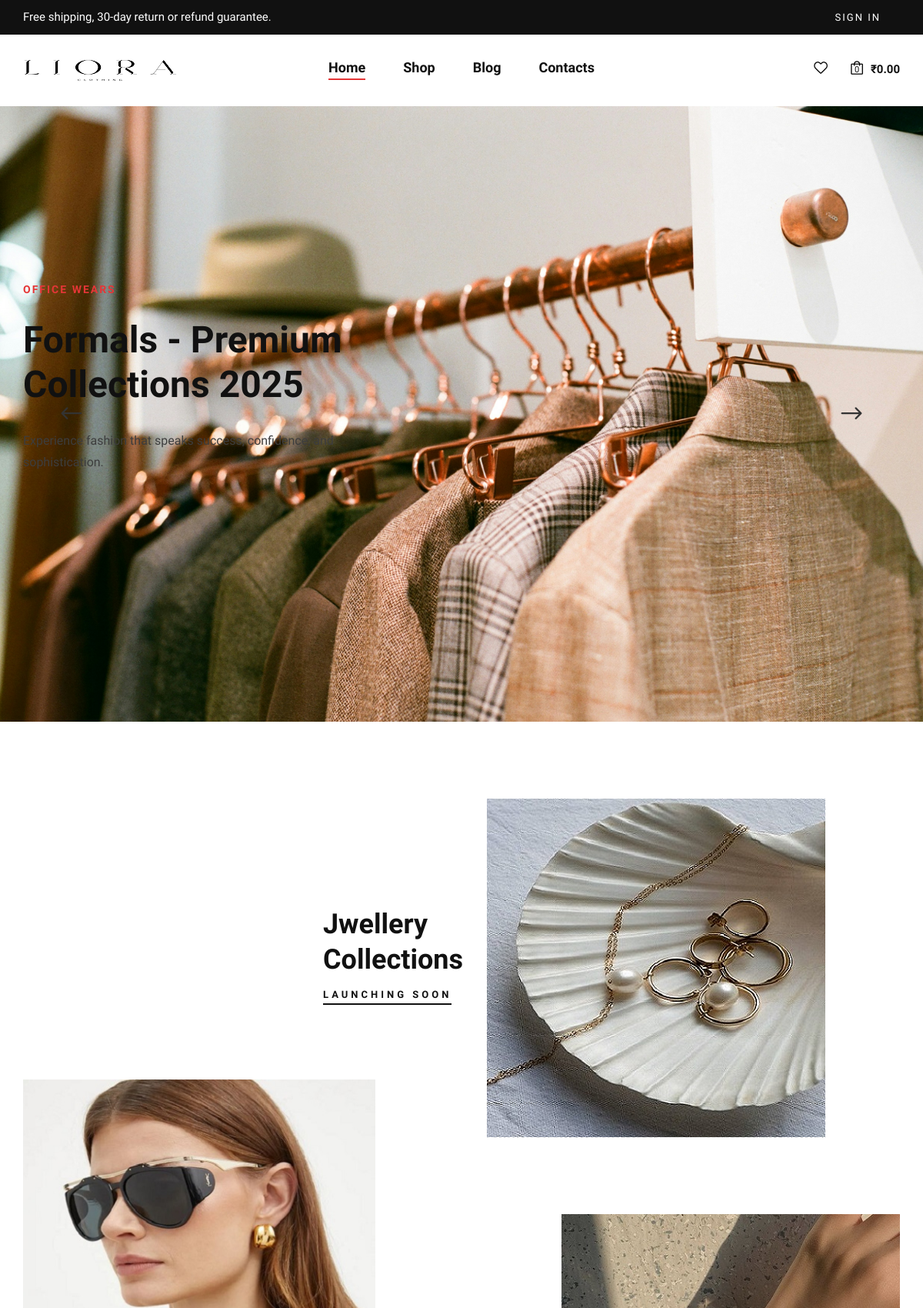
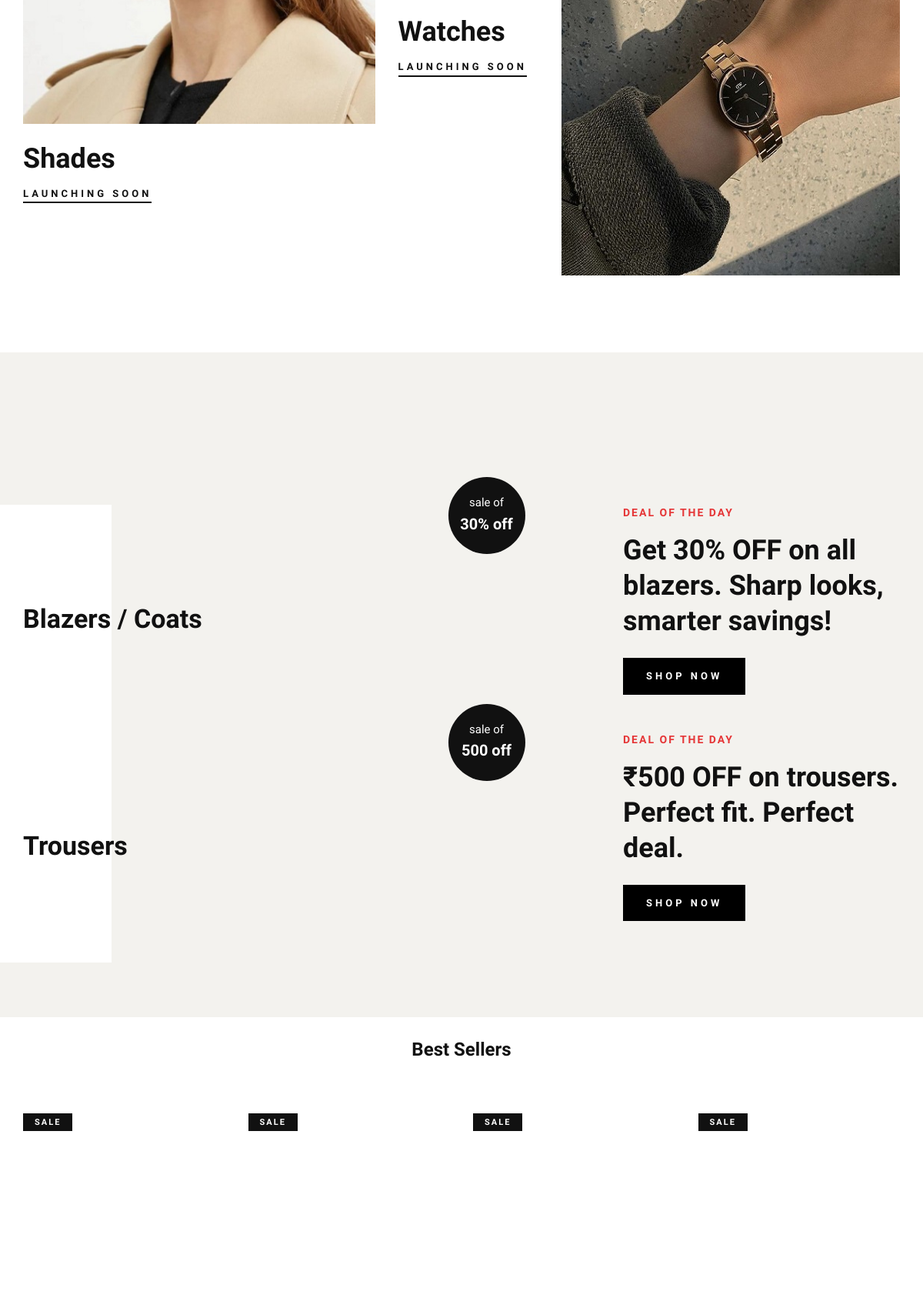
The page / (upper part) on the database its author committed (2 pictures, top to bottom).
### admin_panel/models.py (models this page shows, shortened)
class Banner(models.Model):
    caption = models.CharField(max_length=100)
    title = models.CharField(max_length=150)
    description = models.TextField()
    image = models.ImageField(upload_to='banner_images/')
    is_active = models.BooleanField(default=True)

### products/models.py (models this page shows, shortened)
class Offer(models.Model):
    name = models.CharField(max_length=100)
    description = models.TextField(blank=True, null=True)
    image = models.ImageField(upload_to='offer_images',blank=False, null=False)
    discount_type = models.CharField(
        max_length=10,
        choices=[("flat","Flat"),("percent","Percentage")],
        default="flat"
    )
    discount_value = models.DecimalField(max_digits=10, decimal_places=2)
    min_order_value = models.DecimalField(max_digits=10, decimal_places=2, default=0)
    category = models.ForeignKey(Categories, on_delete=models.CASCADE, null=False, blank=False)
    active = models.BooleanField(default=True)

class Categories(models.Model):
    name = models.CharField( max_length=50,unique=True)
    slug = models.SlugField(unique=True,blank=True)
    image = models.ImageField(upload_to='category_images/')

class Product(models.Model):
    category = models.ForeignKey(Categories, on_delete=models.CASCADE)
    name = models.CharField(max_length=150,unique=True)
    slug = models.SlugField(unique=True,blank=True)
    description = models.TextField()
    price = models.DecimalField(max_digits=10, decimal_places=2)
    created_at = models.DateTimeField(auto_now_add=True)

### products/views.py (the view)
# urls.py: path('',views.index,name='index'),
def index(request):
    banners = Banner.objects.filter(is_active=True)
    offers = Offer.objects.filter(active=True)
    all_products = list(Product.objects.all())
    best_sellers = random.sample(all_products, min(len(all_products), 4))
    context = {
        'banners' : banners,
        'offers' : offers,
        'best_sellers': best_sellers,
    }
    return render(request,'index.html',context)

### accounts/context_processors.py (called while the page is built, shortened)
def cart_context(request):
    cart_count = 0
    cart_total = 0
    return {
        'cart_count' : cart_count,
        'cart_total' : cart_total
    }

### products/templatetags/nav_tags.py (called while the page is built)
@register.simple_tag(takes_context=True)
def active_class(context, url_name):
    from django.urls import resolve
    try:
        return "active" if resolve(context['request'].path_info).url_name == url_name else ""
    except:
        return ""

### templates/index.html (shortened to what this page needs)
{% extends "base.html" %}
    {% load static %}
    {% block content %}
    <section class="hero">
        <div class="hero__slider owl-carousel">
            {% for item in banners %}
            <div class="hero__items set-bg" data-setbg="{{item.image.url}}">
                <div class="container">
                    <div class="row">
                        <div class="col-xl-5 col-lg-7 col-md-8">
                            <div class="hero__text">
                                <h6>{{item.caption}}</h6>
                                <h2>{{item.title}}</h2>
                                <p>{{item.description}}</p>
                            </div>
                        </div>
                    </div>
                </div>
            </div>
            {% endfor %}
        </div>
    </section>
    <section class="banner spad">
        <div class="container">
            <div class="row">
                <div class="col-lg-7 offset-lg-4">
                    <div class="banner__item">
                        <div class="banner__item__pic">
                            <img src="{% static 'img/banner/banner-1.jpg' %}" alt="">
                        </div>
                        <div class="banner__item__text">
                            <h2>Jwellery Collections</h2>
                            <a>Launching soon</a>
                        </div>
                    </div>
                </div>
                <div class="col-lg-5">
                    <div class="banner__item banner__item--middle">
                        <div class="banner__item__pic">
                            <img src="{% static 'img/banner/banner-2.jpg' %}" alt="">
                        </div>
                        <div class="banner__item__text">
                            <h2>Shades</h2>
                            <a>Launching soon</a>
                        </div>
                    </div>
                </div>
                <div class="col-lg-7">
                    <div class="banner__item banner__item--last">
                        <div class="banner__item__pic">
                            <img src="{% static 'img/banner/banner-3.jpg' %}" alt="">
                        </div>
                        <div class="banner__item__text">
                            <h2>Watches</h2>
                            <a>Launching soon</a>
                        </div>
                    </div>
                </div>
            </div>
        </div>
    </section>
    <section class="categories spad">
        <div class="container">
            {% for item in offers%}
            <div class="row mt-5">
                <div class="col-lg-3">
                    <div class="categories__text">
                        <h2> <br /> <span>{{item.category.name}}</span> <br /> </h2>
                    </div>
                </div>
                <div class="col-lg-4">
                    <div class="categories__hot__deal">
                        <div class="hot__deal__sticker">
                            <span>sale of</span>
                            <h5>{{item.name}}</h5>
                        </div>
                    </div>
                </div>
                <div class="col-lg-4 offset-lg-1">
                    <div class="categories__deal__countdown">
                        <span>Deal Of The Day</span>
                        <h2>{{item.description}}</h2>
                        <a href="#" class="primary-btn">Shop now</a>
                    </div>
                </div>
            </div>
            {% endfor %}
        </div>
    </section>
    <br>
    <section class="product spad">
        <div class="container">
            <div class="row">
                <div class="col-lg-12">
                    <ul class="filter__controls">
                        <li class="active" data-filter="*">Best Sellers</li>
                    </ul>
                </div>
            </div>
            <div class="row product__filter">
                {% for product in best_sellers %}
                {% with inventory=product.inventories.first %}
                <div class="col-lg-3 col-md-6 col-sm-6 col-md-6 col-sm-6 mix ">
                    <div class="product__item sale">
                        <div class="product__item__pic set-bg" data-setbg="{{inventory.image.url}}">
                            <span class="label">Sale</span>
                        </div>
                        <div class="product__item__text">
                        </div>
                    </div>
                </div>
                {% endwith %}
                {% endfor %}
            </div>
        </div>
    </section>
{% endblock content %}

### rows shown on the page
Banner: caption "OFFICE WEARS", title "Formals - Premium Collections 2025", description "Experience fashion that speaks success, confidence, and sophistication."
Offer: category.name "Blazers / Coats", name "30% off", description "Get 30% OFF on all blazers. Sharp looks, smarter savings!"
Offer: category.name "Trousers", name "500 off", description "₹500 OFF on trousers. Perfect fit. Perfect deal."

### other values the page prints
{{ cart_count }} "0"
{{ cart_total|floatformat:2 }} "0.00"
